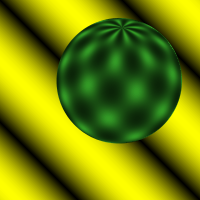
#> input picture week12/sphere0.png, 200 x 200 px; the run also reads 1 picture not shown here
$ python optical_flow.py
#> lines starting #> are read from the running program, lines starting #| are printed output that depends on the picture
import cv2
import numpy as np
from scipy import signal

img0 = cv2.imread("sphere0.png")
#> img0 is the input picture: shape (200, 200, 3); mean B, G, R 5.8, 134, 117.1
img0 = cv2.cvtColor(img0, cv2.COLOR_BGR2GRAY)
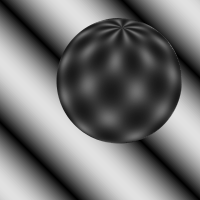
#> img0: shape (200, 200); min 0, max 225, mean 114.4
img1 = cv2.imread("sphere1.png")
img1 = cv2.cvtColor(img1, cv2.COLOR_BGR2GRAY)
#> img1: shape (200, 200)

img0 = img0 / 255 # normalize pixels
img1 = img1 / 255

kernel_x = np.array([[-1., 1.], [-1., 1.]])
kernel_y = np.array([[-1., -1.], [1., 1.]])
kernel_t = np.array([[1., 1.], [1., 1.]]) # *.25

fx = signal.convolve2d(img0, kernel_x, boundary='symm', mode='same')
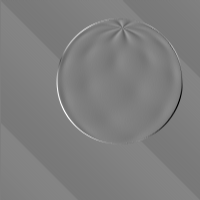
#> fx: shape (200, 200) float64; min -1.02, max 1.03, mean -4.04e-05; drawn with min black and max white
fy = signal.convolve2d(img0, kernel_y, boundary='symm', mode='same')
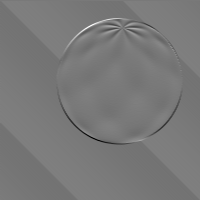
#> fy: shape (200, 200) float64; min -0.976, max 1.08, mean -4.04e-05; drawn with min black and max white
ft = img0 - img1 # 예제와 같이 색깔이 나오려면 순서 바꿔야함
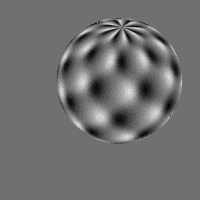
#> ft: shape (200, 200) float64; min -0.0588, max 0.0745, mean -2.71e-05; drawn with min black and max white
